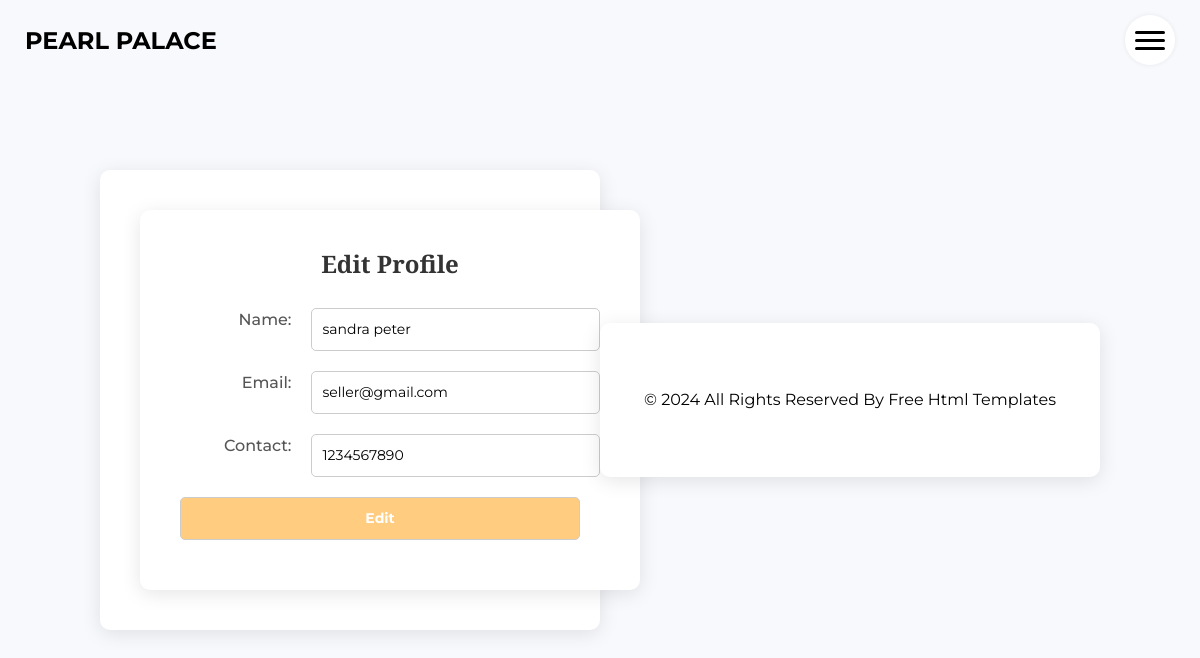
The app's page /Project/Seller/Editprofile.php (signed in) with its own data.
### tables this page shows
CREATE TABLE `tbl_seller` (
  `seller_id` int(11) NOT NULL,
  `seller_name` varchar(50) NOT NULL,
  `seller_email` varchar(50) NOT NULL,
  `seller_password` varchar(50) NOT NULL,
  `seller_contact` varchar(50) NOT NULL,
  `seller_photo` varchar(250) NOT NULL,
  `seller_proof` varchar(250) NOT NULL,
  `seller_status` int(11) NOT NULL DEFAULT 0,
  `place_id` int(11) NOT NULL
);

### Project/Seller/Editprofile.php (the view, shortened to what this page needs)
<?php
include('Head.php');
include("../Assets/connection/connection.php");
$sel = "select * from tbl_seller where seller_id='" . $_SESSION['sellerid'] . "'";
$row = $con->query($sel);
$data = $row->fetch_assoc();
        ?>
<!DOCTYPE html>
<html lang="en">
<head>
</head>
<body>
    <div class="container">
        <h2>Edit Profile</h2>
        <form id="form1" name="form1" method="post" action="">
            <table>
                <tr>
                    <td>Name:</td>
                    <td><input type="text" name="txt_name" id="txt_name" value="<?php echo $data['seller_name']; ?>"title="Name Allows Only Alphabets,Spaces and First Letter Must Be Capital Letter" pattern="^[A-Z]+[a-zA-Z ]*$"required /></td>
                </tr>
                <tr>
                    <td>Email:</td>
                    <td><input type="text" name="txt_email" id="txt_email" value="<?php echo $data['seller_email']; ?>" required/></td>
                </tr>
                <tr>
                    <td>Contact:</td>
                    <td><input type="text" name="txt_contact" id="txt_contact" value="<?php echo $data['seller_contact']; ?>" pattern="[7-9]{1}[0-9]{9}"
                title="Phone number with 7-9 and remaing 9 digit with 0-9"required /></td>
                </tr>
                <tr>
                    <td colspan="2" class="center-btn">
                        <input type="submit" name="btn_edit" id="btn_edit" value="Edit" />
                    </td>
                </tr>
            </table>
        </form>
    </div>
</body>
</html>
<?php
include('Foot.php');
?>

### Project/Assets/Template/Main/css/style.css (style rules this page uses)
body { font-family: "Poppins", sans-serif; color: #0c0c0c; background-color: #ffffff; overflow-x: hidden; }
h1, h2 { font-family: 'Playfair Display', serif; }

### Project/Assets/Template/Main/css/responsive.css (style rules this page uses)
@media (min-width: 1200px) { .container { max-width: 1170px; } }

### Project/Seller/Editprofile.php (style rules this page uses)
* { margin: 0; padding: 0; box-sizing: border-box; font-family: 'Montserrat', sans-serif; }
body { background-color: #f7f9fc; display: flex; justify-content: center; align-items: center; min-height: 100vh; }
.container { background-color: #fff; border-radius: 10px; box-shadow: 0 4px 20px rgba(0, 0, 0, 0.1); padding: 40px; width: 500px; }
h2 { font-size: 24px; font-weight: 600; text-align: center; margin-bottom: 20px; color: #333; }
table { width: 100%; border-collapse: collapse; }
table tr { margin-bottom: 15px; }
table td { padding: 10px 0; vertical-align: top; }
table td:first-child { text-align: right; padding-right: 20px; font-weight: 500; color: #555; }
table td:last-child input { width: 100%; padding: 10px; border: 1px solid #ccc; border-radius: 5px; font-size: 14px; }
input[type="submit"] { background-color: #ffcc80; color: #fff; padding: 10px 20px; border: none; border-radius: 5px; cursor: pointer; font-weight: bold; transition: 0.3s; }
.center-btn { text-align: center; margin-top: 20px; }

### records on screen
tbl_seller: txt_name "sandra peter", txt_email "seller@gmail.com", txt_contact "1234567890"
